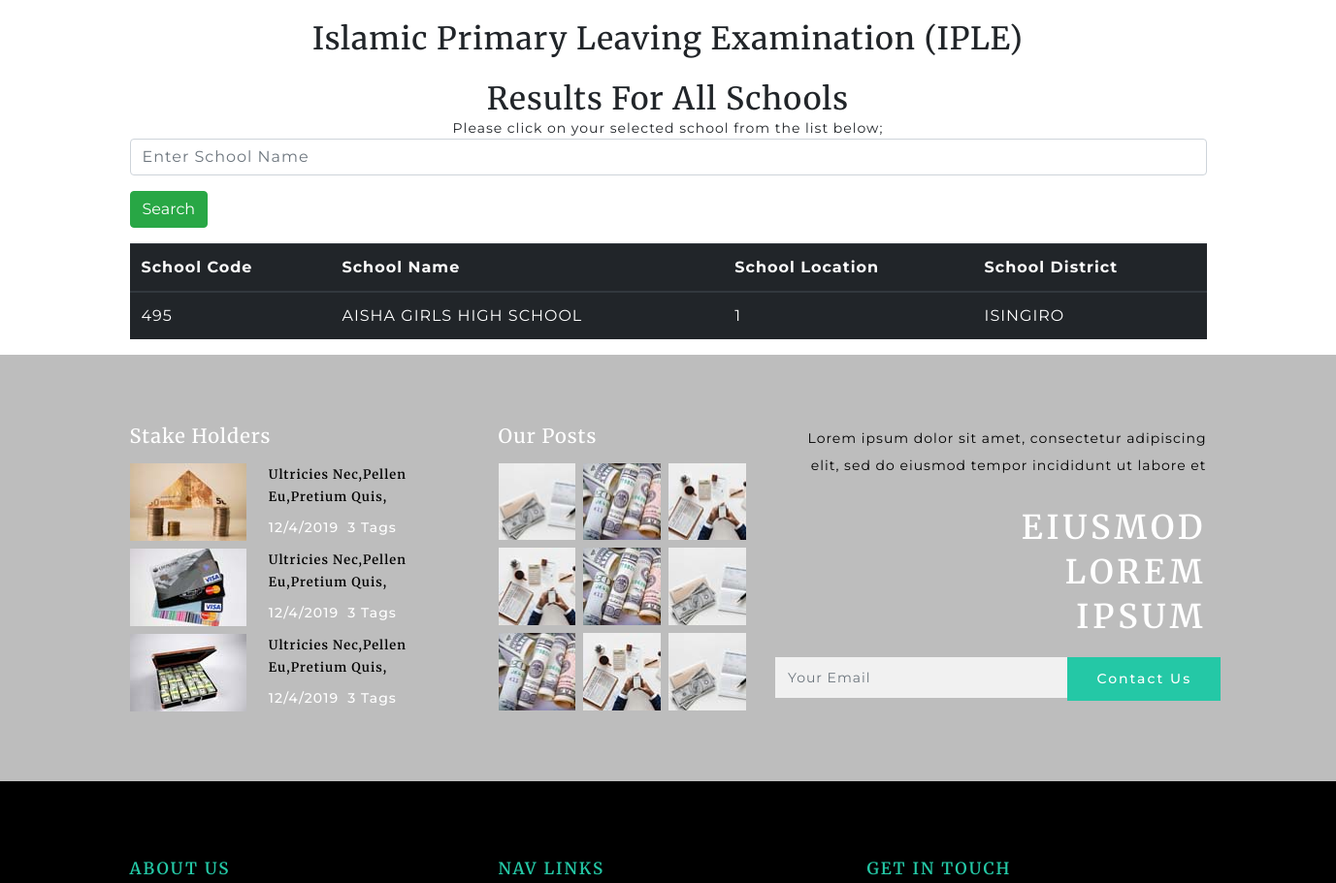
Page /Schools (middle part) on the earlier database version.
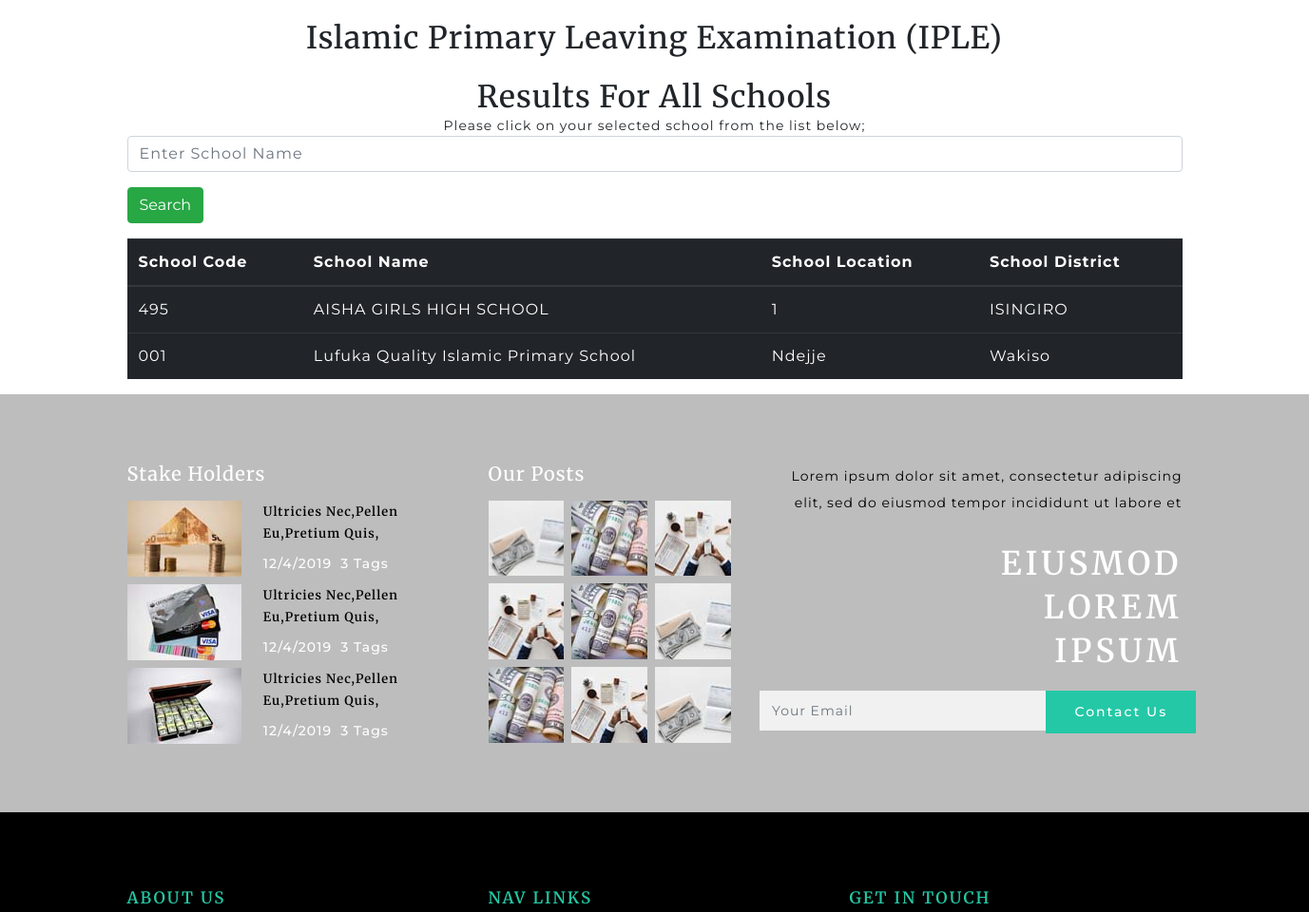
Same page on the later database version.
### resultsapp/models.py (models this page shows, shortened)
class School(models.Model):
    name = models.CharField(max_length=255)
    code = models.CharField(max_length=20, unique=True)
    location = models.CharField(max_length=255)
    district = models.CharField(max_length=100)
    school_logo = models.FileField(upload_to='pics')
    police_station = models.CharField(max_length=255)
    head_teacher_name = models.CharField(max_length=255)
    contact = models.CharField(max_length=100)
    dos_theology_name = models.CharField(max_length=255)

### resultsapp/views.py (the view)
# urls.py: path('Schools',views.manage_schools,name="schools"),
def manage_schools(request):
    get_all_schools = get_schools()
    get_all_schools_filter = School_filter(request.GET, queryset=get_all_schools)
    context={
        "get_all_schools_filter":get_all_schools_filter,
    }
    return render(request, 'resultsapp/schools.html', context)

### resultsapp/schools_selector.py (called while the page is built)
def get_schools():
    return School.objects.all()

### resultsapp/templates/resultsapp/schools.html (shortened to what this page needs)
{% extends 'resultsapp/main.html' %}
{% load static %}
{% load crispy_forms_tags %}
{% load widget_tweaks %}
{% block content %}
<br>
<div class="container">
    <center>
  <h2>Islamic Primary Leaving Examination (IPLE)</h2>
  <br>
  <h2>Results For All Schools</h2>
  <p>Please click on your selected school from the list below;</p>
    </center>
    {%if  get_all_schools_filter  %}
      <form method="get">
      {% for field in  get_all_schools_filter.form.visible_fields %}
        <div class="form-group">
          {% render_field get_all_schools_filter.form.name class="form-control" placeholder="Enter School Name" %}
        </div>
      {% endfor %}
    <div class="form-group">
      <button type="submit" class="btn btn-success">
         Search
      </button>
      </div>
     </form>
  <table class="table table-dark table-hover">
    <thead>
      <tr>
        <th>School Code</th>
        <th>School Name</th>
        <th>School Location</th>
        <th>School District</th>
      </tr>
    </thead>
    <tbody>
    {% for r in get_all_schools_filter.qs %}
      <tr>
        <td><a href="{% url 'school' r.id %}">{{ r.code }}</a></td>
        <td><a href="{% url 'school' r.id %}">{{ r.name }}</a></td>
        <td><a href="{% url 'school' r.id %}">{{ r.location }}</a></td>
        <td><a href="{% url 'school' r.id %}">{{ r.district }}</a></td>
      </tr>
      {% endfor %}
      {%else%}
            <div class="card-body">
                <h4>No Data Found</h4>
            </div>
        {%endif%}
    </tbody>
  </table>
</div>
{% endblock content %}

Differences in the rows shown:
added School: code "001", name "Lufuka Quality Islamic Primary School", location "Ndejje", district "Wakiso"
